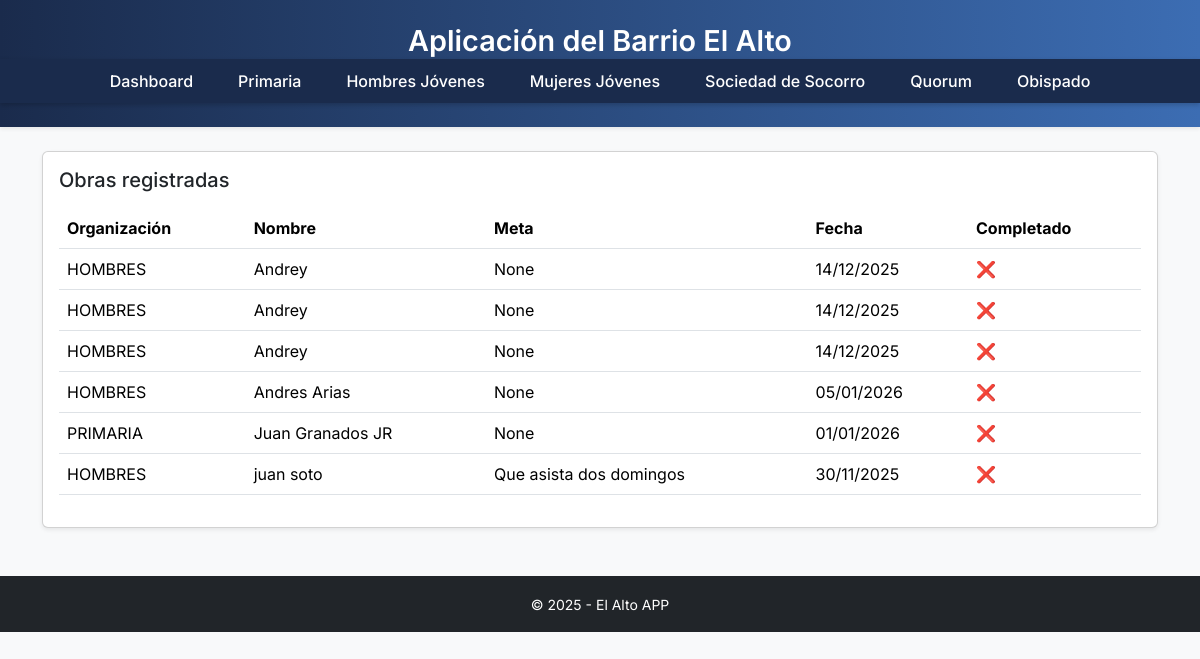
The app's page /obispado/, older data.
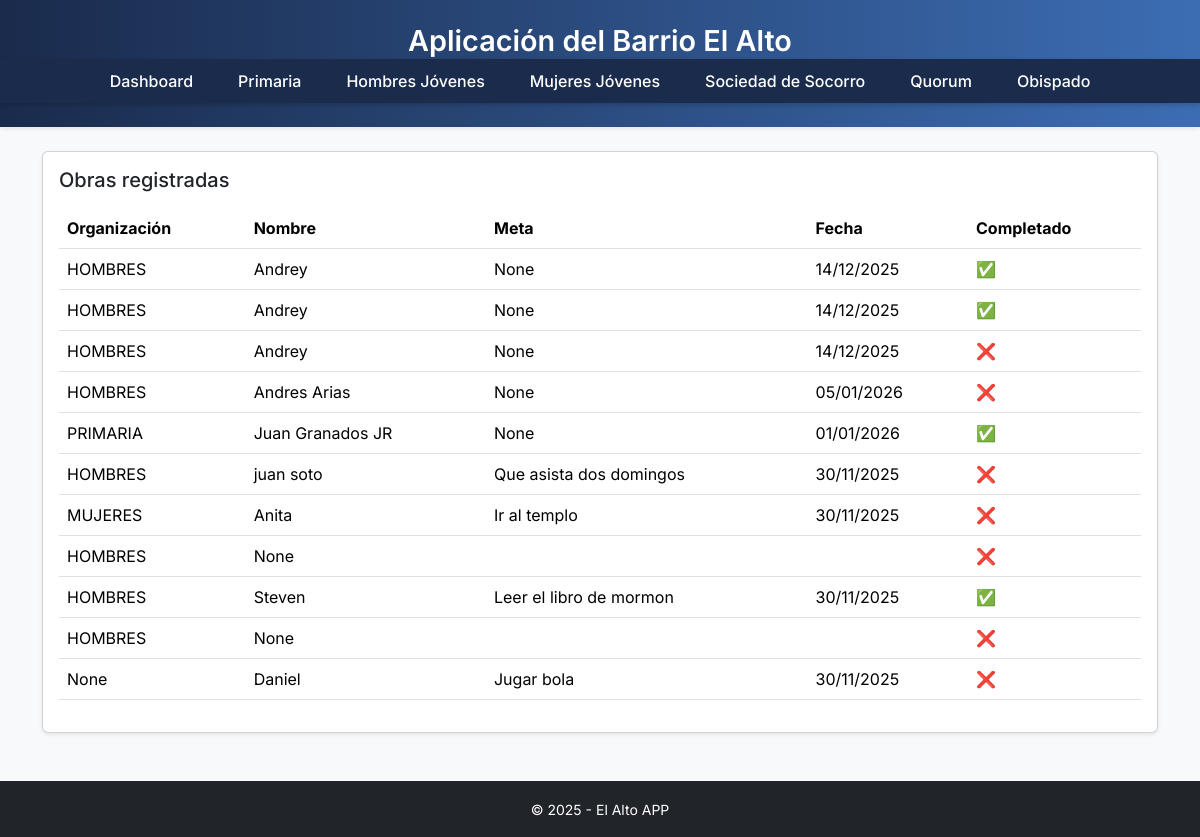
The same page, newer data.
### barrio/models.py (models this page shows, shortened)
class ObraMisional(models.Model):
    ORGANIZACIONES = [
        ("QUORUM", "Quórum de Élderes"),
        ("SOCSOC", "Sociedad de Socorro"),
        ("HOMBRES", "Hombres Jóvenes"),
        ("MUJERES", "Mujeres Jóvenes"),
        ("PRIMARIA", "Primaria"),
    ]
    CONDICIONES = [
        ("MENOS_ACTIVOS", "Menos activos"),
        ("ACTIVOS", "Activos"),
        ("CONVERSOS", "Conversos"),
        ("INVESTIGADORES", "Investigadores"),
    ]
    ORDENANZAS = [
        ("BAUTISMO", "Bautismo"),
        ("INVESTIDURA", "Investidura"),
        ("SELLAMIENTO", "Sellamiento"),
    ]
    organizacion = models.CharField(max_length=20, choices=ORGANIZACIONES, null=True, blank=True)
    condicion_actual = models.CharField(max_length=20, choices=CONDICIONES, null=True, blank=True)
    nombre = models.CharField(max_length=120, null=True, blank=True)
    meta = models.CharField(max_length=50, null=True, blank=True)
    ordenanza_faltante = models.CharField(max_length=50, choices=ORDENANZAS, null=True, blank=True)
    fecha_meta = models.DateField(null=True, blank=True)
    done = models.BooleanField(default=False)

### barrio/views.py (the view)
# urls.py: path('obispado/', views.obispado, name='obispado'),
def obispado(request):
    obras = ObraMisional.objects.all()
    return render(request, 'obispado.html', {'obras': obras})

### barrio/templates/obispado.html (shortened to what this page needs)
{% extends 'base.html' %}
{% block content %}
  <div class="card shadow-sm">
    <div class="card-body">
      <h5 class="card-title mb-3">Obras registradas</h5>
      {% if obras %}
      <table class="table table-hover align-middle">
          <thead>
              <tr>
            <th>Organización</th>
            <th>Nombre</th>
            <th>Meta</th>
            <th>Fecha</th>
            <th>Completado</th>
          </tr>
        </thead>
        <tbody>
          {% for o in obras %}
          <tr>
            <td>{{ o.organizacion }}</td>
            <td>{{ o.nombre }}</td>
            <td>{{ o.meta }}</td>
            <td>{{ o.fecha_meta|date:"d/m/Y" }}</td>
            <td>
                {% if o.done %}
                ✅
                {% else %}
                ❌
                {% endif %}
            </td>
          </tr>
          {% endfor %}
        </tbody>
    </table>
    {% else %}
    <p class="text-muted">Aún no hay obras registradas.</p>
    {% endif %}
</div>
</div>
{% endblock %}

Row changes from the older to the newer data that the page shows:
changed ObraMisional (number 1 of 11 on the later page): done "❌" → "✅"
changed ObraMisional (number 2 of 11 on the later page): done "❌" → "✅"
changed ObraMisional "PRIMARIA": done "❌" → "✅"
added ObraMisional: organizacion "MUJERES", nombre "Anita", meta "Ir al templo", fecha_meta "30/11/2025"
added ObraMisional: organizacion "HOMBRES", nombre "None"
added ObraMisional: organizacion "HOMBRES", nombre "Steven", meta "Leer el libro de mormon", fecha_meta "30/11/2025"
added ObraMisional: organizacion "HOMBRES", nombre "None"
added ObraMisional: organizacion "None", nombre "Daniel", meta "Jugar bola", fecha_meta "30/11/2025"
